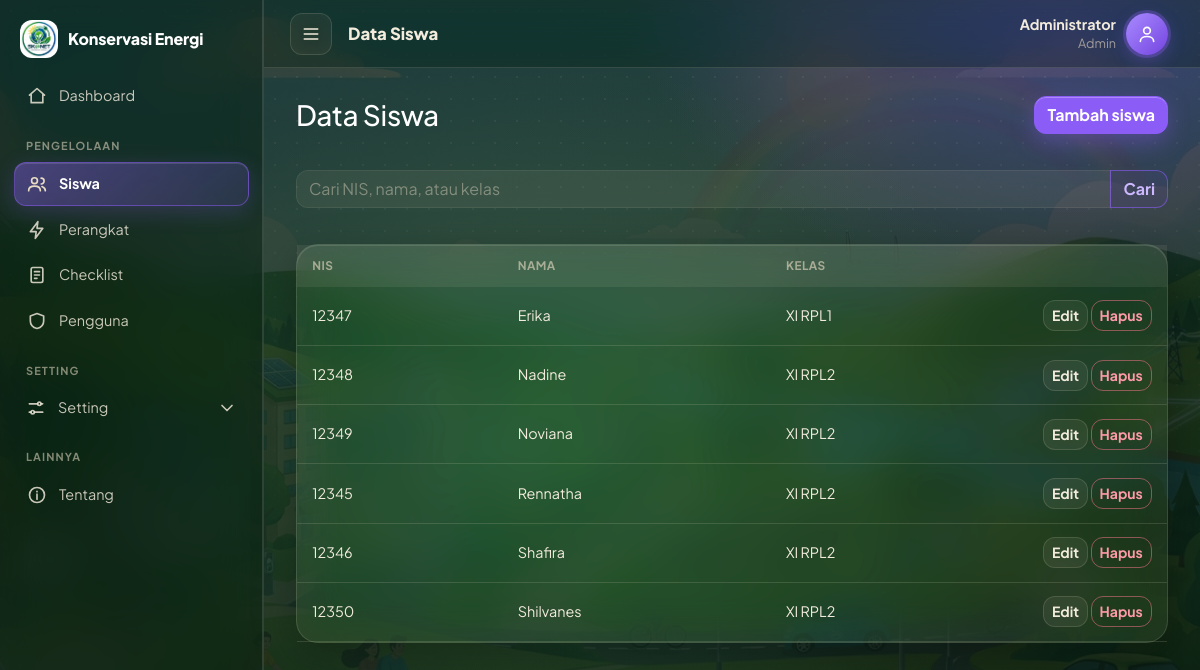
Screenshot of /siswa/index.php (signed in) with the database file from the repository.
### tables this page shows
CREATE TABLE `siswa` (
  `nis` int(10) NOT NULL,
  `nama` varchar(100) NOT NULL,
  `kelas` varchar(10) NOT NULL
);

### siswa/index.php (the view, shortened to what this page needs)
<?php
require_once __DIR__ . '/../includes/functions.php';
$q = trim($_GET['q'] ?? '');
$st = $pdo->prepare('SELECT * FROM siswa WHERE nama LIKE :a OR kelas LIKE :b OR CAST(nis AS CHAR) LIKE :c ORDER BY kelas, nama');
$st->execute([':a' => "%$q%", ':b' => "%$q%", ':c' => "%$q%"]);
$data = $st->fetchAll();
require '../includes/header.php';
?>
<div class="d-flex justify-content-between align-items-center mb-3">
  <h3 class="mb-0">Data Siswa</h3>
  <?php if (boleh_kelola_data()): ?><a class="btn btn-success" href="form.php">Tambah siswa</a><?php endif; ?>
</div>
<form class="mb-3" method="get"><div class="input-group">
  <input name="q" value="<?= e($q) ?>" class="form-control" placeholder="Cari NIS, nama, atau kelas">
  <button class="btn btn-outline-success">Cari</button></div></form>
<div class="card"><div class="table-responsive"><table class="table table-hover mb-0 align-middle">
  <thead><tr><th>NIS</th><th>Nama</th><th>Kelas</th><?php if (boleh_kelola_data()): ?><th style="width:170px"></th><?php endif; ?></tr></thead><tbody>
  <?php foreach ($data as $r): ?>
    <tr><td><?= e($r['nis']) ?></td><td><?= e($r['nama']) ?></td><td><?= e($r['kelas']) ?></td>
      <?php if (boleh_kelola_data()): ?>
      <td class="text-end">
        <a class="btn btn-sm btn-outline-secondary" href="form.php?nis=<?= $r['nis'] ?>">Edit</a>
        <?php if (is_admin()): ?>
        <form method="post" action="hapus.php" class="d-inline" onsubmit="return confirm('Hapus siswa ini?')">
          <button class="btn btn-sm btn-outline-danger">Hapus</button></form>
        <?php endif; ?>
      </td>
      <?php endif; ?></tr>
  <?php endforeach; if (!$data): ?>
    <tr><td colspan="<?= boleh_kelola_data() ? 4 : 3 ?>" class="text-center text-muted py-4">Belum ada data siswa.</td></tr>
  <?php endif; ?>
  </tbody></table></div></div>
<?php require '../includes/footer.php'; ?>

### rows the page displays
siswa: nis "12347", nama "Erika", kelas "XI RPL1"
siswa: nis "12348", nama "Nadine", kelas "XI RPL2"
siswa: nis "12349", nama "Noviana", kelas "XI RPL2"
siswa: nis "12345", nama "Rennatha", kelas "XI RPL2"
siswa: nis "12346", nama "Shafira", kelas "XI RPL2"
siswa: nis "12350", nama "Shilvanes", kelas "XI RPL2"

### other values shown
$label "Dashboard Siswa Perangkat Checklist Pengguna Tentang"
$judul "Data Siswa"
$u['nama'] "Administrator"
$level "Admin"
